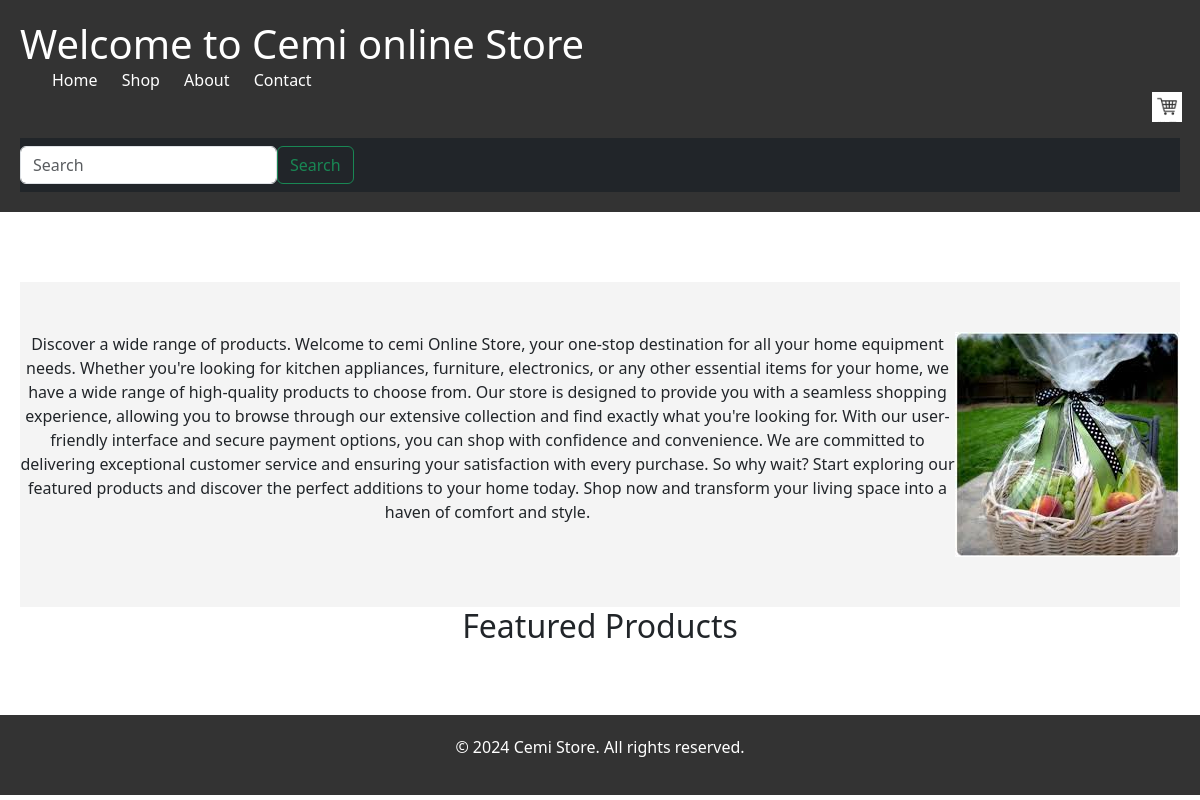
The app's page /, older data.
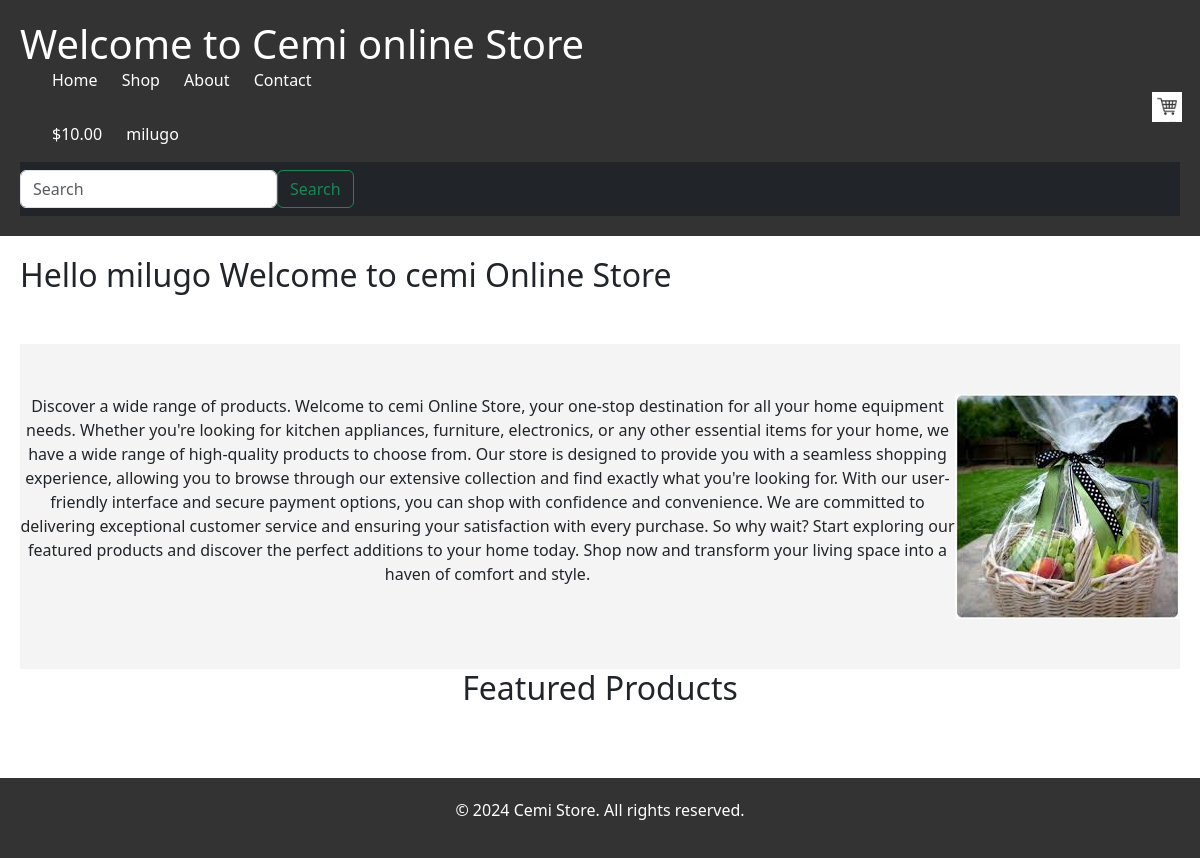
The same page, newer data.
### store/models.py (models this page shows, shortened)
class user(models.Model):
    name = models.CharField(max_length=100)
    email = models.EmailField()
    password = models.CharField(max_length=100)
    created_at = models.DateTimeField(auto_now_add=True)
    updated_at = models.DateTimeField(auto_now=True)
    spent = models.DecimalField(max_digits=10, decimal_places=2, default=0.00)
    balance = models.DecimalField(max_digits=10, decimal_places=2, default=0.00)

### store/views.py (the view)
# urls.py: 2. Add a URL to urlpatterns:  path('', views.home, name='home')
def home(request):
    user_page = user.objects.all()
    store_page = Store.objects.all()
    items_page = items.objects.all()
    context = {
        'user_page': user_page,
        'store_page': store_page,
        'items_page': items_page,
    }
    return render(request, 'home.html', context)

### store/context_processors.py (called while the page is built)
def cart(request):
    cart_obj = Cart(request)
    return {'cart': cart_obj}

### store/templates/home.html (shortened to what this page needs)
{% extends 'base.html' %}
{% load static %}
{% block heading %}Welcome to Cemi online Store{% endblock %}
{% block content %}
{% for users in user_page %}
<h2>Hello {{ users.name }} Welcome to cemi Online Store </h2>
{% endfor %}
<section class="hero">
    <p>Discover a wide range of products.
    Welcome to cemi Online Store, your one-stop destination for all your home equipment needs. Whether you're looking for kitchen appliances, furniture, electronics, or any other essential items for your home, we have a wide range of high-quality products to choose from. Our store is designed to provide you with a seamless shopping experience, allowing you to browse through our extensive collection and find exactly what you're looking for. With our user-friendly interface and secure payment options, you can shop with confidence and convenience. We are committed to delivering exceptional customer service and ensuring your satisfaction with every purchase. So why wait? Start exploring our featured products and discover the perfect additions to your home today. Shop now and transform your living space into a haven of comfort and style.</p>
    <img src="{% static 'main.jpg' %}" alt="Hero Image">
</section>
<div class="feature"><h2>Featured Products</h2></div>
{% endblock %}

### store/templates/base.html (shortened to what this page needs)
{% load static %}
<!DOCTYPE html>
<html lang="en">
<head>
    <link rel="stylesheet" href="{% static 'home.css' %}">
    <link rel="stylesheet" href="//cdn.jsdelivr.net/npm/bootstrap@5.3.2/dist/css/bootstrap.min.css">
</head>
<body>
    <header>
        <h1>{% block heading %}{% endblock %}</h1>
        <nav>
            <ul>
                <li><a href="/">Home</a></li>
                <li><a href="#">Shop</a></li>
                <li><a href="#">About</a></li>
                <li><a href="#">Contact</a></li>
                <li><a href="{% url 'cart' %}"><img src="{% static 'cart.png' %}" alt="Shopping Cart"></a></li>
                {% for users in user_page %}
                <li><a href='#'> ${{ users.balance }}</a></li>
                <li><a href='#'> {{ users.name }} </a></li>
                {% endfor %}
        </ul>
    </nav>
    <nav class="navbar navbar-expand-lg navbar-dark bg-dark">
    <form class="form-inline my-2 my-lg-0">
      <input class="form-control mr-sm-2" type="search" placeholder="Search" aria-label="Search">
      <button class="btn btn-outline-success my-2 my-sm-0" type="submit">Search</button>
    </form>
</nav>
    </header>
    <main>
        {% block content %}{% endblock %}
    </main>
    <footer>
        <p>&copy; {% now "Y" %} Cemi Store. All rights reserved.</p>
    </footer>
</body>
</html>

Row changes from the older to the newer data that the page shows:
added user: balance "10.00", name "milugo"
